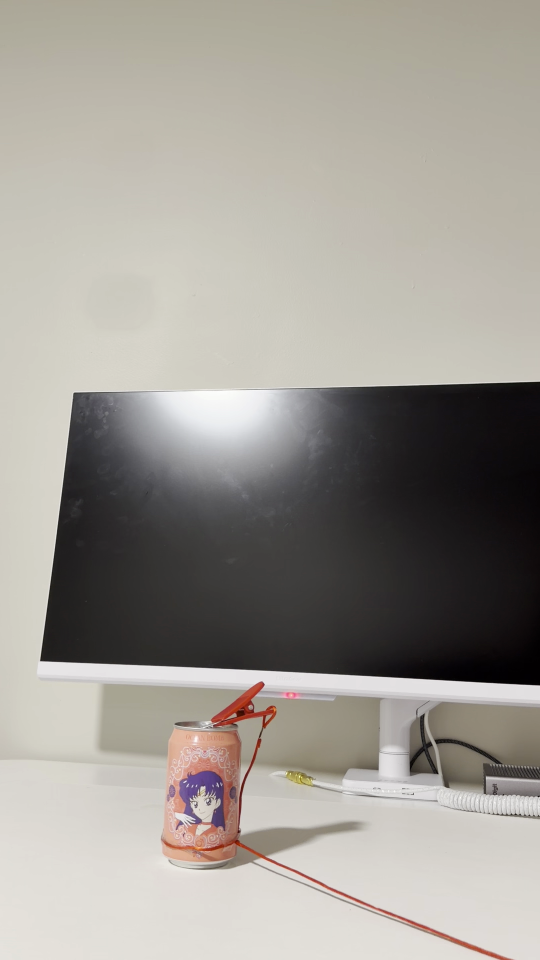
#> input picture Modules/Module_6/Part_A/output/video_2_validation_frame_old.png, 1080 x 1920 px (shown at 1/2 size)
$ python bilinear_interpolation_validation.py
#> lines starting #> are read from the running program, lines starting #| are printed output that depends on the picture
"""A worked bilinear intensity example from Video 2's verified feature."""

import csv
import math
from pathlib import Path

import cv2
import numpy as np


OUTPUT = Path(__file__).resolve().parent / "output"
CSV_FRAME = 483
FEATURE_ID = 12
IMAGE_PATH = OUTPUT / "video_2_bilinear_interpolation.png"
TEXT_PATH = OUTPUT / "video_2_bilinear_interpolation.txt"


def text(image, label, origin, color=(255, 255, 255), scale=0.55):
    (width, height), baseline = cv2.getTextSize(label, cv2.FONT_HERSHEY_SIMPLEX, scale, 1)
    x, y = origin
    cv2.rectangle(image, (x - 3, y - height - 3),
                  (x + width + 3, y + baseline + 3), (25, 25, 25), -1)
    cv2.putText(image, label, origin, cv2.FONT_HERSHEY_SIMPLEX, scale, color, 1, cv2.LINE_AA)


def main():
    frame = cv2.imread(str(OUTPUT / "video_2_validation_frame_old.png"))
#> frame is the input picture: shape (1920, 1080, 3); mean B, G, R 147.8, 154.6, 158.8
    if frame is None:
        raise RuntimeError("Cannot load the original Video 2 old validation frame.")
    gray = cv2.cvtColor(frame, cv2.COLOR_BGR2GRAY)
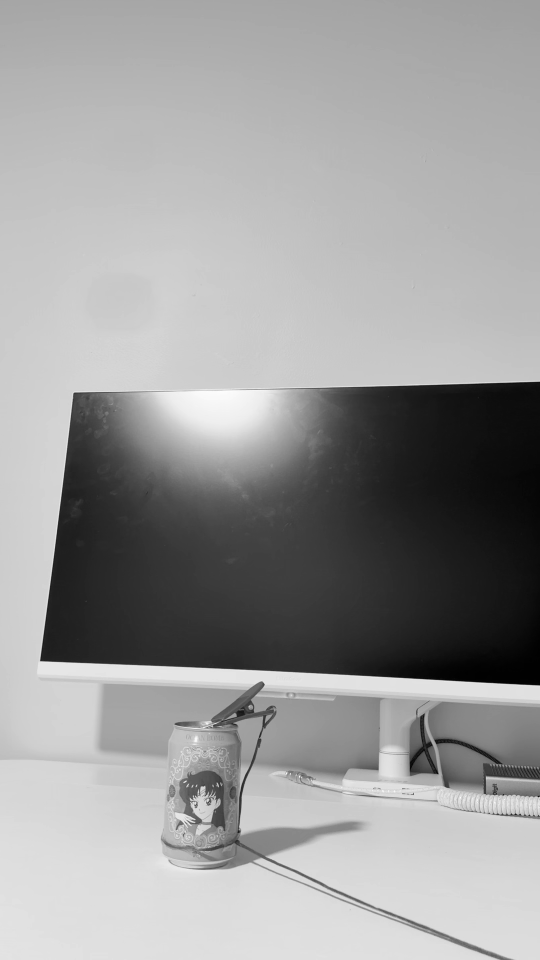
#> gray: shape (1920, 1080) (shown at 1/2 size); min 0, max 255, mean 155
    with (OUTPUT / "video_2_tracking.csv").open(newline="", encoding="utf-8") as file:
        matches = [r for r in csv.DictReader(file)
                   if int(r["frame"]) == CSV_FRAME and int(r["feature_id"]) == FEATURE_ID]
    if len(matches) != 1:
        raise RuntimeError(f"Expected one matching CSV row; found {len(matches)}.")
    row = matches[0]
    x, y = float(row["old_x"]), float(row["old_y"])
    if not math.isfinite(x) or not math.isfinite(y):
        raise RuntimeError("Feature coordinate is not finite.")
    # Images store samples at integer coordinates; flow can locate a feature
    # between samples. Array indexing is gray[y, x], not gray[x, y].
    x0, y0 = math.floor(x), math.floor(y)
    x1, y1 = x0 + 1, y0 + 1
    height, width = gray.shape
    if not (0 <= x0 < x1 < width and 0 <= y0 < y1 < height):
        raise RuntimeError("The four surrounding pixels are not all within the image.")
    i11, i21 = int(gray[y0, x0]), int(gray[y0, x1])
    i12, i22 = int(gray[y1, x0]), int(gray[y1, x1])
    dx, dy = x - x0, y - y0
    # Bilinear interpolation combines four samples. Closer samples receive
    # greater weights, and the weights sum to one (a convex combination).
    w11 = (1 - dx) * (1 - dy)
    w21 = dx * (1 - dy)
    w12 = (1 - dx) * dy
    w22 = dx * dy
    weight_sum = w11 + w21 + w12 + w22
    if not math.isclose(weight_sum, 1.0, rel_tol=0, abs_tol=1e-12):
        raise RuntimeError("Bilinear weights do not sum to one.")
    manual = w11 * i11 + w21 * i21 + w12 * i12 + w22 * i22
    # Independent verification comes AFTER the explicit manual calculation.
    # Float32 sampling preserves fractional intensity rather than rounding to
    # uint8. OpenCV's float32 center can slightly round the CSV coordinate.
    verification = float(cv2.getRectSubPix(gray.astype(np.float32), (1, 1), (x, y))[0, 0])
    difference = abs(manual - verification)
    if not math.isfinite(verification):
        raise RuntimeError("OpenCV returned a nonfinite verification intensity.")
    # Sampling between pixels lets iterative LK evaluate intensities at its
    # fractional feature positions; it does not change the stored pixel values.
    lines = [
        f"Feature ID: {FEATURE_ID}; CSV frame: {CSV_FRAME}",
        f"Original old frame: {CSV_FRAME - 1} (one-based); OpenCV index: {CSV_FRAME - 2}",
        f"P = ({row['old_x']}, {row['old_y']})",
        f"Q11 = ({x0}, {y0}); I11 = {i11}",
        f"Q21 = ({x1}, {y0}); I21 = {i21}",
        f"Q12 = ({x0}, {y1}); I12 = {i12}",
        f"Q22 = ({x1}, {y1}); I22 = {i22}",
        f"dx = {dx:.12f}; dy = {dy:.12f}",
        f"w11 = {w11:.12f}; w21 = {w21:.12f}",
        f"w12 = {w12:.12f}; w22 = {w22:.12f}",
        f"Sum of weights = {weight_sum:.12f}",
        "I(x,y) = (1-dx)(1-dy)I11 + dx(1-dy)I21 + (1-dx)dy I12 + dx dy I22",
        f"I(x,y) = {w11:.12f}({i11}) + {w21:.12f}({i21}) + {w12:.12f}({i12}) + {w22:.12f}({i22})",
        f"Manual interpolated intensity = {manual:.12f}",
        f"OpenCV interpolated intensity = {verification:.12f}",
        f"Absolute difference = {difference:.12f}",
        "Intensities use the 0-255 grayscale range. Small verification differences can arise from float32 rounding.",
    ]

    # Show a recognizable original crop alongside a nearest-neighbor detail.
    # Pixel sample centers map to the centers of the enlarged pixel blocks.
    visual = np.full((820, 1180, 3), 25, dtype=np.uint8)
    left, right = max(0, x0 - 70), min(width, x0 + 71)
    top, bottom = max(0, y0 - 70), min(height, y0 + 71)
    crop = frame[top:bottom, left:right]
    enlarged = cv2.resize(crop, None, fx=3, fy=3, interpolation=cv2.INTER_NEAREST)
    visual[95:95 + enlarged.shape[0], 20:20 + enlarged.shape[1]] = enlarged
    p_crop = (round(20 + (x - left + 0.5) * 3 - 0.5),
              round(95 + (y - top + 0.5) * 3 - 0.5))
    cv2.circle(visual, p_crop, 8, (0, 255, 255), 2, cv2.LINE_AA)
    text(visual, "P: Feature 12", (p_crop[0] + 12, p_crop[1] - 12), (0, 255, 255))
    text(visual, "Video 2: bilinear interpolation at a tracked subpixel point", (20, 32), scale=0.7)
    text(visual, "Original color crop (nearest-neighbor x3)", (20, 72))
    text(visual, "Grayscale pixel neighborhood (nearest-neighbor x160)", (510, 72))

    # Four-by-four neighborhood gives space around the four sample locations.
    detail_left, detail_top = max(0, x0 - 1), max(0, y0 - 1)
    detail = gray[detail_top:min(height, y1 + 2), detail_left:min(width, x1 + 2)]
    scale = 160
    detail = cv2.resize(detail, None, fx=scale, fy=scale, interpolation=cv2.INTER_NEAREST)
    detail = cv2.cvtColor(detail, cv2.COLOR_GRAY2BGR)
    visual[95:95 + detail.shape[0], 510:510 + detail.shape[1]] = detail

    def location(px, py):
        return (round(510 + (px - detail_left + 0.5) * scale - 0.5),
                round(95 + (py - detail_top + 0.5) * scale - 0.5))

    q11, q21, q12, q22 = [location(px, py) for px, py in
                          ((x0, y0), (x1, y0), (x0, y1), (x1, y1))]
    for a, b in ((q11, q21), (q21, q22), (q22, q12), (q12, q11)):
        cv2.line(visual, a, b, (0, 255, 255), 1, cv2.LINE_AA)
    for name, intensity, center, offset in (
        ("Q11", i11, q11, (-110, -25)), ("Q21", i21, q21, (12, -25)),
        ("Q12", i12, q12, (-110, 38)), ("Q22", i22, q22, (12, 38)),
    ):
        cv2.circle(visual, center, 5, (0, 255, 255), -1, cv2.LINE_AA)
        text(visual, f"{name}: {intensity}", (center[0] + offset[0], center[1] + offset[1]), (0, 255, 255))
    p_detail = location(x, y)
    cv2.drawMarker(visual, p_detail, (255, 0, 255), cv2.MARKER_CROSS, 16, 2)
    text(visual, "P", (p_detail[0] + 10, p_detail[1] + 28), (255, 0, 255))
    text(visual, f"P = ({x:.8f}, {y:.8f}); dx = {dx:.8f}; dy = {dy:.8f}", (20, 762))
    text(visual, f"Manual intensity: {manual:.8f}; OpenCV: {verification:.8f}; difference: {difference:.8f}", (20, 796))
    if not cv2.imwrite(str(IMAGE_PATH), visual):
        raise RuntimeError(f"Cannot save visual: {IMAGE_PATH}")
    report = "\n".join(lines) + "\n"
    TEXT_PATH.write_text(report, encoding="utf-8")
    print(report, end="")
    print(f"Visual: {IMAGE_PATH}")
    print(f"Results: {TEXT_PATH}")


if __name__ == "__main__":
    try:
        main()
    except (RuntimeError, OSError, ValueError, KeyError, cv2.error) as error:
        print(f"Error: {error}")
#> (the run stopped early here; a loop or call above may not have finished)

$ run again, with Modules/Module_6/Part_A/output/video_1_validation_comparison.png copied over Modules/Module_6/Part_A/output/video_2_validation_frame_old.png
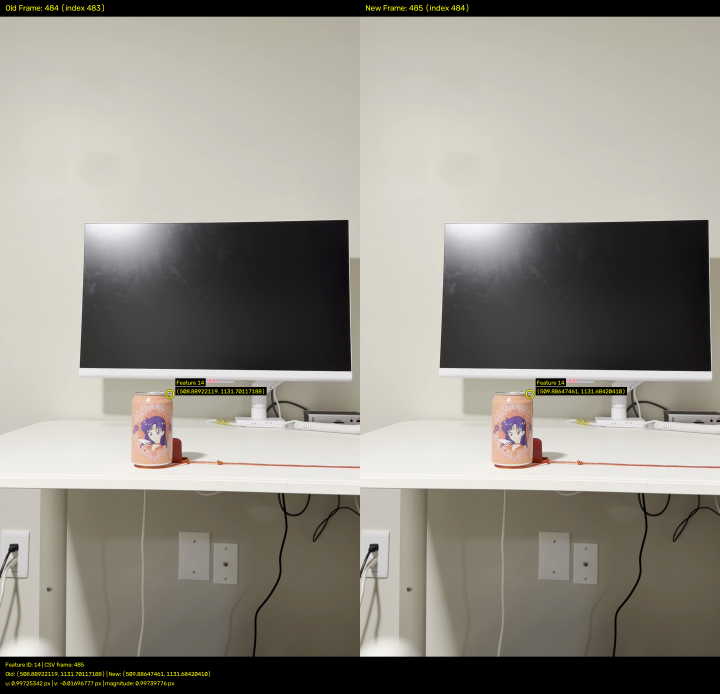
#> input picture Modules/Module_6/Part_A/output/video_1_validation_comparison.png, 2160 x 2080 px (shown at 1/3 size)
#> in main, frame is the input picture: shape (2080, 2160, 3); mean B, G, R 134.3, 143, 147
#> in main, `gray = cv2.cvtColor(frame, cv2.COLOR_BGR2GRAY)`:
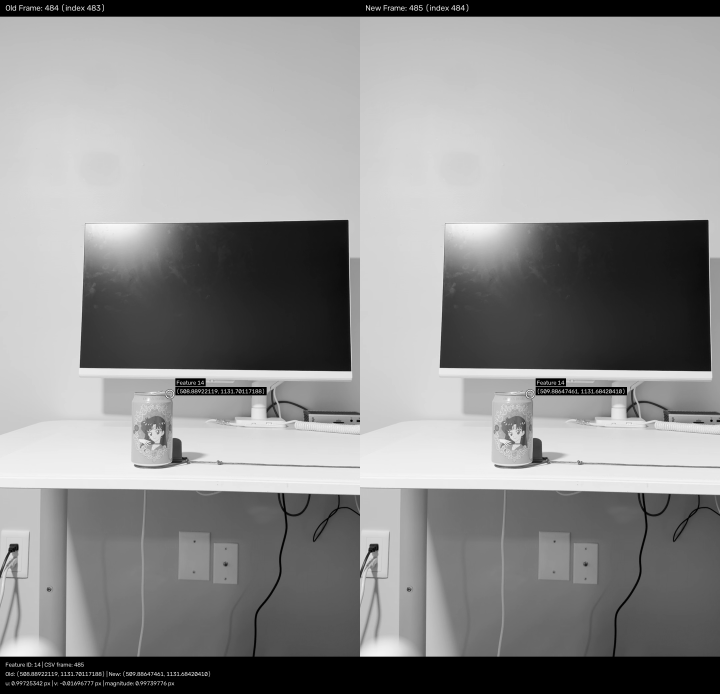
#> gray: shape (2080, 2160) (shown at 1/3 size); min 0, max 255, mean 143.1
